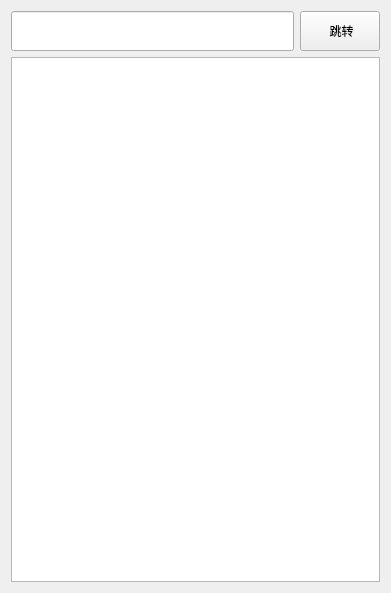
<?xml version="1.0" encoding="UTF-8"?>
<ui version="4.0">
 <class>FileSystem</class>
 <widget class="QWidget" name="FileSystem">
  <property name="geometry">
   <rect>
    <x>0</x>
    <y>0</y>
    <width>391</width>
    <height>593</height>
   </rect>
  </property>
  <property name="windowTitle">
   <string>Form</string>
  </property>
  <property name="styleSheet">
   <string notr="true"/>
  </property>
  <layout class="QGridLayout" name="gridLayout">
   <item row="0" column="0">
    <layout class="QVBoxLayout" name="verticalLayout" stretch="1,13">
     <item>
      <layout class="QHBoxLayout" name="horizontalLayout" stretch="7,1">
       <property name="spacing">
        <number>6</number>
       </property>
       <item>
        <widget class="QLineEdit" name="pathLineEdit">
         <property name="enabled">
          <bool>true</bool>
         </property>
         <property name="sizePolicy">
          <sizepolicy hsizetype="Expanding" vsizetype="Expanding">
           <horstretch>0</horstretch>
           <verstretch>0</verstretch>
          </sizepolicy>
         </property>
         <property name="baseSize">
          <size>
           <width>0</width>
           <height>13</height>
          </size>
         </property>
        </widget>
       </item>
       <item>
        <widget class="QPushButton" name="goButton">
         <property name="sizePolicy">
          <sizepolicy hsizetype="Minimum" vsizetype="Expanding">
           <horstretch>0</horstretch>
           <verstretch>0</verstretch>
          </sizepolicy>
         </property>
         <property name="styleSheet">
          <string notr="true">/* 
QPushButton {
    color: #7598db;  
    background-color: #e0e0e0;  
    border: 1px solid #ccc; 
    border-radius: 5px;  
    padding: 5px 10px;  
}
*/</string>
         </property>
         <property name="text">
          <string> 跳转</string>
         </property>
         <property name="icon">
          <iconset theme="QIcon::ThemeIcon::GoUp"/>
         </property>
         <property name="iconSize">
          <size>
           <width>10</width>
           <height>10</height>
          </size>
         </property>
        </widget>
       </item>
      </layout>
     </item>
     <item>
      <widget class="QTreeView" name="treeView">
       <property name="sizePolicy">
        <sizepolicy hsizetype="Preferred" vsizetype="Preferred">
         <horstretch>0</horstretch>
         <verstretch>0</verstretch>
        </sizepolicy>
       </property>
      </widget>
     </item>
    </layout>
   </item>
  </layout>
 </widget>
 <resources/>
 <connections/>
</ui>
